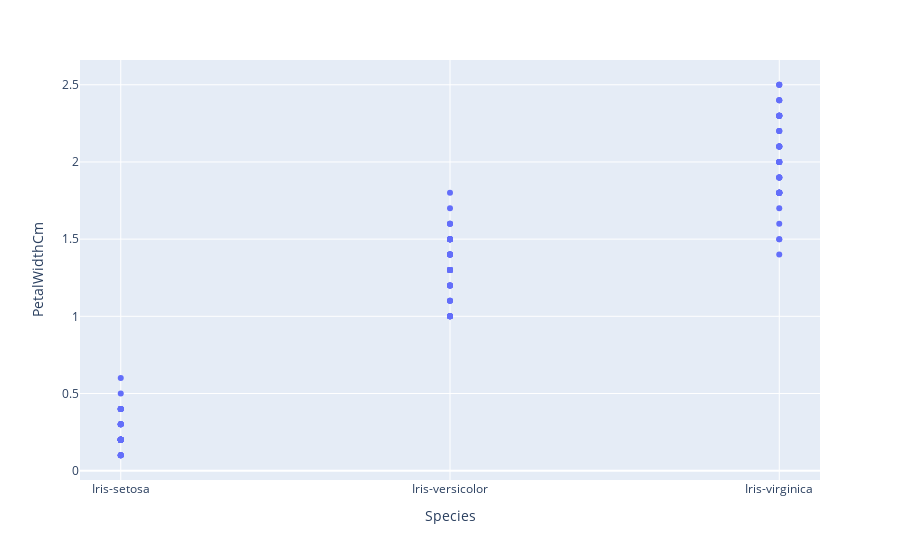

Here is the notebook cell this chart was saved with:
### Markdown cell above
## Visualization Data

### Code cell
px.scatter(iris, x='Species', y='PetalWidthCm')

### Figure 1 — Plotly figure (JSON) as saved in the notebook; plotly's stock layout.template omitted (floating-point values rounded to 4 significant figures; data arrays with more than 128 entries replaced by an {"elided": "..."} marker saying what was removed)
{"data": [{"hovertemplate": "Species=%{x}<br>PetalWidthCm=%{y}<extra></extra>", "legendgroup": "", "marker": {"color": "#636efa", "symbol": "circle"}, "mode": "markers", "name": "", "showlegend": false, "type": "scatter", "x": {"elided": "150 str values"}, "xaxis": "x", "y": {"elided": "150 float values"}, "yaxis": "y"}], "layout": {"legend": {"tracegroupgap": 0}, "margin": {"t": 60}, "xaxis": {"anchor": "y", "domain": [0, 1], "title": {"text": "Species"}}, "yaxis": {"anchor": "x", "domain": [0, 1], "title": {"text": "PetalWidthCm"}}}}
